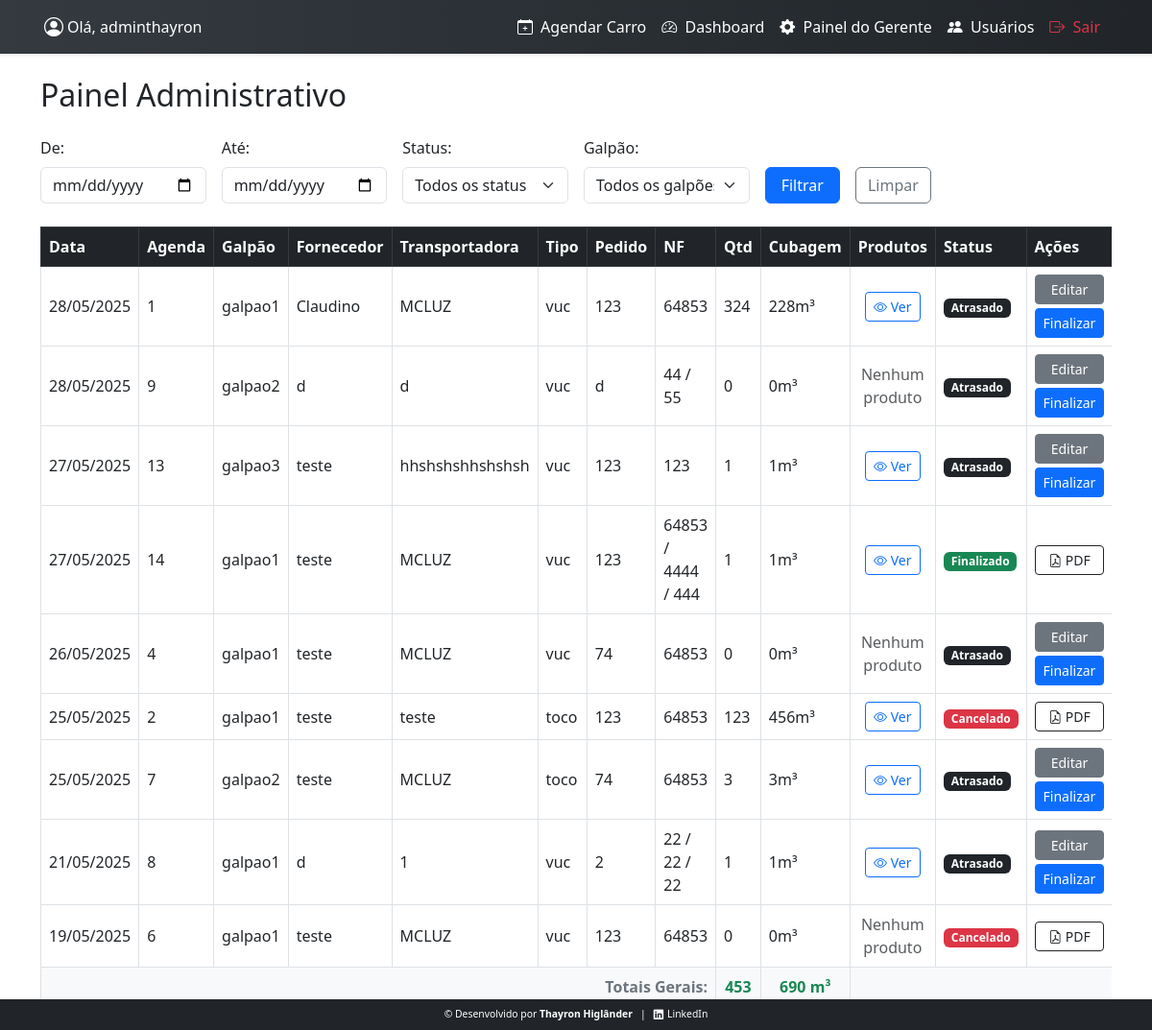
The page /painel-gerente/ (signed in) on the database as committed earlier.
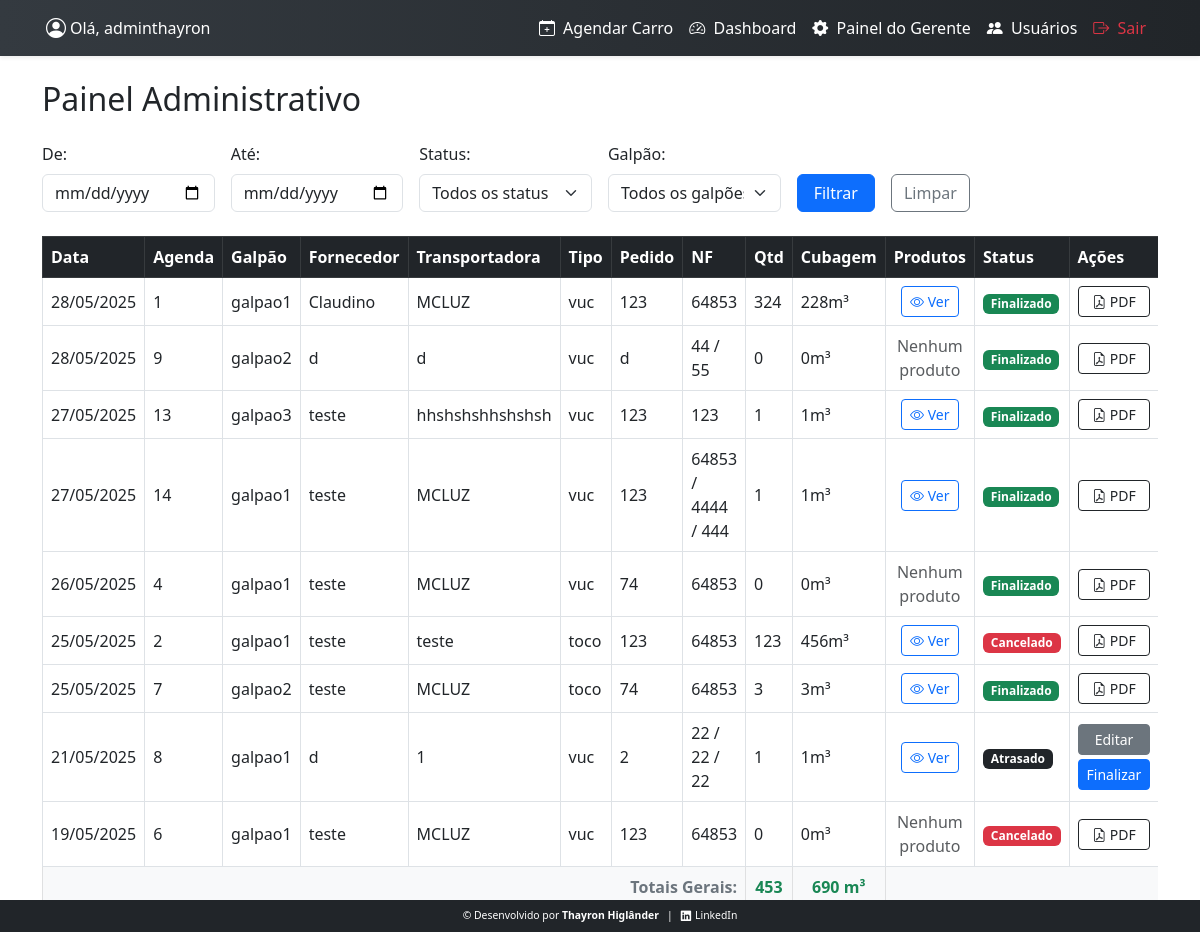
The same page on the database as committed later.
### agendamentos/models.py (models this page shows, shortened)
class Agendamento(models.Model):
    usuario = models.ForeignKey(settings.AUTH_USER_MODEL, on_delete=models.CASCADE)
    data_hora = models.DateTimeField()
    cnpj = models.CharField(max_length=18)
    fornecedor = models.CharField(max_length=100)
    email = models.EmailField(max_length=500)
    transportadora = models.CharField(max_length=100)
    nota_fiscal = models.CharField(max_length=100)
    pedido = models.CharField(max_length=100)
    GALPAO_CHOICES = [
        ('galpao1', 'galpão1'),
        ('galpao2', 'galpão2'),
        ('galpao3', 'galpão3'),
        ('galpao4', 'galpão4'),
    ]
    galpao = models.CharField("Galpão", max_length=20,choices=GALPAO_CHOICES,)
    TIPO_CARRO_CHOICES = [
        ('vuc', 'VUC'),
        ('toco', 'Toco'),
        ('truck', 'Truck'),
        ('carreta', 'Carreta'),
    ]
    tipo_carro = models.CharField("Tipo", max_length=20,choices=TIPO_CARRO_CHOICES,)
    STATUS_CHOICES = [
        ('pendente', 'Pendente'),
        ('confirmado', 'Confirmado'),
        ('cancelado', 'Cancelado'),
        ('finalizado', 'Finalizado'),
        ('atrasado', 'Atrasado'),
    ]
    status = models.CharField(max_length=20, choices=STATUS_CHOICES, default='pendente')
    criado_em = models.DateTimeField(auto_now_add=True)
    def cubagem_total(self):
        return self.itens.aggregate(total=Sum('cubagem'))['total'] or 0
    def quantidade_total(self):
        return self.itens.aggregate(total=Sum('quantidade'))['total'] or 0

### agendamentos/views.py (the view)
# urls.py: path('painel-gerente/', views.painel_gerente, name='painel_gerente'),
@login_required
@user_passes_test(is_gerente)
def painel_gerente(request):
    agora = timezone.now()
    hoje = agora.date()
    Agendamento.objects.filter(
        status='confirmado',
        data_hora__date__lt=hoje
    ).update(status='atrasado')
    data_inicial = request.GET.get('data_inicial')
    data_final = request.GET.get('data_final')
    status = request.GET.get('status')
    mercadoria = request.GET.get('mercadoria')
    galpao = request.GET.get('galpao')
    agendamentos = Agendamento.objects.filter(usuario=request.user)
    if data_inicial:
        try:
            data_inicial_date = datetime.strptime(data_inicial, '%Y-%m-%d').date()
            agendamentos = agendamentos.filter(data_hora__date__gte=data_inicial_date)
        except ValueError:
            data_inicial = ''
    if data_final:
        try:
            data_final_date = datetime.strptime(data_final, '%Y-%m-%d').date()
            agendamentos = agendamentos.filter(data_hora__date__lte=data_final_date)
        except ValueError:
            data_final = ''
    if status:
        agendamentos = agendamentos.filter(status=status)
    if mercadoria:
        agendamentos = agendamentos.filter(itens__mercadoria__icontains=mercadoria).distinct()
    if galpao:
        agendamentos = agendamentos.filter(galpao__icontains=galpao)
    agendamentos = agendamentos.order_by('-data_hora')
    itens_filtrados = AgendamentoProduto.objects.filter(agendamento__in=agendamentos)
    soma_quantidade = itens_filtrados.aggregate(Sum('quantidade'))['quantidade__sum'] or 0
    soma_cubagem = itens_filtrados.aggregate(Sum('cubagem'))['cubagem__sum'] or 0
    paginator = Paginator(agendamentos, 10)
    page_number = request.GET.get('page')
    page_obj = paginator.get_page(page_number)
    context = {
        'page_obj': page_obj,
        'data_inicial': data_inicial,
        'data_final': data_final,
        'mercadoria': mercadoria,
        'status': status,
        'galpao': galpao,
        'status_choices': Agendamento.STATUS_CHOICES,
        'galpao_choices': Agendamento.GALPAO_CHOICES,
        'soma_quantidade': soma_quantidade,
        'soma_cubagem': soma_cubagem,
    }
    return render(request, 'agendamento/painel_gerente.html', context)

### agendamentos/views.py (called while the page is built)
def is_gerente(user):
    return user.is_authenticated and user.is_gerente

### templates/agendamento/painel_gerente.html (shortened to what the changed rows need)
{% extends 'base.html' %}
{% block content %}
<h2 class="mb-4">Painel Administrativo</h2>
<div class="table-responsive">
    <table class="table table-bordered table-hover align-middle mb-4">
        <thead class="table-dark">
            <tr>
                <th>Data</th>
                <th>Agenda</th>
                <th>Galpão</th>
                <th>Fornecedor</th>
                <th>Transportadora</th>
                <th>Tipo</th>
                <th>Pedido</th>
                <th>NF</th>
                <th>Qtd</th>
                <th>Cubagem</th>
                <th>Produtos</th>
                <th>Status</th>
                <th>Ações</th>
            </tr>
        </thead>
        <tbody>
            {% for ag in page_obj %}
                <tr>
                    <td>{{ ag.data_hora|date:"d/m/Y" }}</td>
                    <td>{{ ag.id }}</td>
                    <td>{{ ag.galpao }}</td>
                    <td>{{ ag.fornecedor }}</td>
                    <td>{{ ag.transportadora }}</td>
                    <td>{{ ag.tipo_carro }}</td>
                    <td>{{ ag.pedido }}</td>
                    <td>{{ ag.nota_fiscal }}</td>
                    <td>{{ ag.quantidade_total|floatformat:"-2" }}</td>
                    <td>{{ ag.cubagem_total|floatformat:"-2" }}m³</td>
                    <td class="text-center">
                        {% if ag.itens.exists %}
                            <button type="button" class="btn btn-outline-primary btn-sm" data-bs-toggle="modal" data-bs-target="#produtosModal{{ ag.id }}">
                                <i class="bi bi-eye"></i> Ver
                            </button>
                        {% else %}
                            <span class="text-muted">Nenhum produto</span>
                        {% endif %}
                    </td>
                    <td>
                        {% if ag.status == 'pendente' %}
                            <span class="badge bg-warning">Pendente</span>
                        {% elif ag.status == 'confirmado' %}
                            <span class="badge bg-info">Confirmado</span>
                        {% elif ag.status == 'cancelado' %}
                            <span class="badge bg-danger">Cancelado</span>
                        {% elif ag.status == 'finalizado' %}
                            <span class="badge bg-success">Finalizado</span>
                        {% elif ag.status == 'atrasado' %}
                            <span class="badge bg-dark">Atrasado</span>
                        {% endif %}
                    </td>
                    <td>
                        {% if ag.status == 'pendente'%}
                            <a href="{% url 'agendamento_editar' ag.pk %}" class="btn btn-secondary btn-sm mb-1 w-100">Editar</a>
                            <a href="{% url 'confirmar_agendamento' ag.id %}" class="btn btn-success btn-sm w-100">Confirmar</a>
                        {% elif ag.status == 'confirmado'  or ag.status == 'atrasado'%}
                            <a href="{% url 'agendamento_editar' ag.pk %}" class="btn btn-secondary btn-sm mb-1 w-100">Editar</a>
                            <a href="{% url 'finalizar_agendamento' ag.id %}" class="btn btn-primary btn-sm w-100">Finalizar</a>
                        {% else %}
                            <a href="{% url 'baixar_agendamento_pdf' ag.id %}" class="btn btn-outline-dark btn-sm w-100" target="_blank">
                                <i class="bi bi-file-earmark-pdf"></i> PDF
                            </a>
                        {% endif %}
                    </td>
                </tr>
            {% empty %}
                <tr>
                    <td colspan="13" class="text-center">Nenhum agendamento encontrado.</td>
                </tr>
            {% endfor %}
        </tbody>
    </table>
</div>
{% endblock %}

Rows that differ between the two databases and show on the page:
changed Agendamento "Claudino": status "Atrasado Editar Finalizar" → "Finalizado PDF"
changed Agendamento id 9: status "Atrasado Editar Finalizar" → "Finalizado PDF"
changed Agendamento "galpao3": status "Atrasado Editar Finalizar" → "Finalizado PDF"
changed Agendamento id 4: status "Atrasado Editar Finalizar" → "Finalizado PDF"
changed Agendamento id 7: status "Atrasado Editar Finalizar" → "Finalizado PDF"
